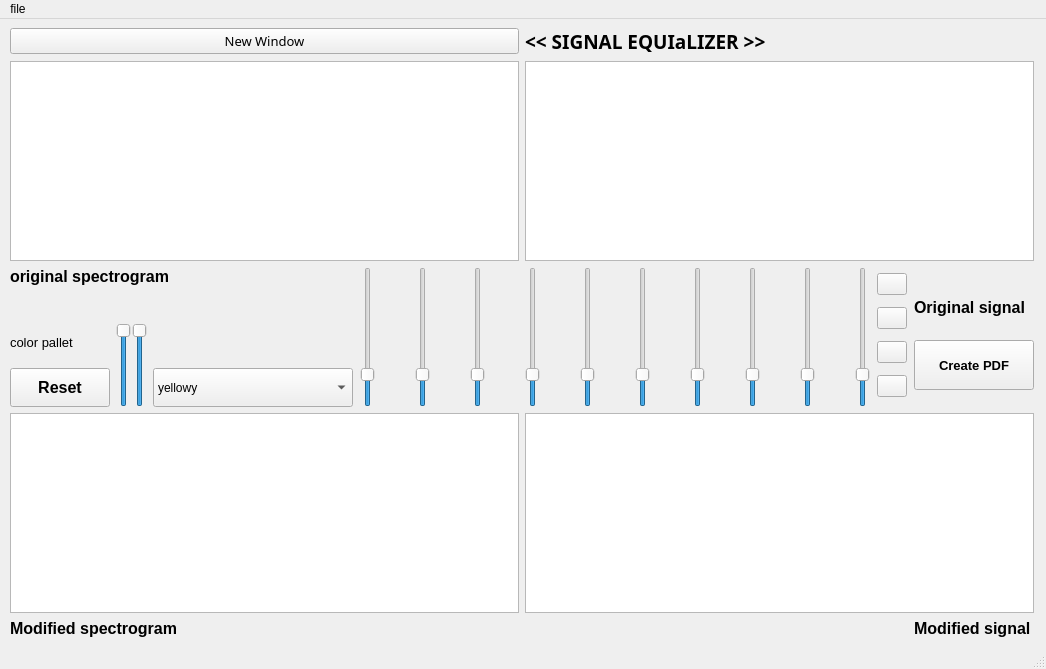
<?xml version="1.0" encoding="UTF-8"?>
<ui version="4.0">
 <class>MainWindow</class>
 <widget class="QMainWindow" name="MainWindow">
  <property name="geometry">
   <rect>
    <x>0</x>
    <y>0</y>
    <width>1046</width>
    <height>669</height>
   </rect>
  </property>
  <property name="windowTitle">
   <string>MainWindow</string>
  </property>
  <widget class="QWidget" name="centralwidget">
   <layout class="QGridLayout" name="gridLayout_2">
    <item row="7" column="0">
     <layout class="QHBoxLayout" name="horizontalLayout_5">
      <item>
       <widget class="QLabel" name="label_15">
        <property name="font">
         <font>
          <pointsize>12</pointsize>
          <weight>75</weight>
          <bold>true</bold>
         </font>
        </property>
        <property name="text">
         <string>Modified spectrogram</string>
        </property>
       </widget>
      </item>
     </layout>
    </item>
    <item row="4" column="3">
     <widget class="QLabel" name="o_sig">
      <property name="font">
       <font>
        <pointsize>12</pointsize>
        <weight>75</weight>
        <bold>true</bold>
       </font>
      </property>
      <property name="text">
       <string>Original signal </string>
      </property>
     </widget>
    </item>
    <item row="7" column="3">
     <widget class="QLabel" name="m_sig">
      <property name="font">
       <font>
        <pointsize>12</pointsize>
        <weight>75</weight>
        <bold>true</bold>
       </font>
      </property>
      <property name="text">
       <string>Modified signal</string>
      </property>
     </widget>
    </item>
    <item row="5" column="0">
     <layout class="QGridLayout" name="gridLayout">
      <item row="1" column="1">
       <widget class="QPushButton" name="spectro_reset">
        <property name="maximumSize">
         <size>
          <width>100</width>
          <height>50</height>
         </size>
        </property>
        <property name="font">
         <font>
          <pointsize>12</pointsize>
          <weight>75</weight>
          <bold>true</bold>
         </font>
        </property>
        <property name="text">
         <string>Reset</string>
        </property>
        <property name="shortcut">
         <string>Ctrl+R</string>
        </property>
       </widget>
      </item>
      <item row="0" column="2" rowspan="2">
       <layout class="QHBoxLayout" name="horizontalLayout_6">
        <property name="spacing">
         <number>1</number>
        </property>
        <item>
         <widget class="QSlider" name="low_freq_slider">
          <property name="maximum">
           <number>1</number>
          </property>
          <property name="singleStep">
           <number>1</number>
          </property>
          <property name="value">
           <number>1</number>
          </property>
          <property name="orientation">
           <enum>Qt::Vertical</enum>
          </property>
         </widget>
        </item>
        <item>
         <widget class="QSlider" name="high_freq_slider">
          <property name="maximum">
           <number>1</number>
          </property>
          <property name="singleStep">
           <number>1</number>
          </property>
          <property name="value">
           <number>1</number>
          </property>
          <property name="orientation">
           <enum>Qt::Vertical</enum>
          </property>
         </widget>
        </item>
       </layout>
      </item>
      <item row="1" column="4">
       <widget class="QComboBox" name="color_pallets">
        <property name="maximumSize">
         <size>
          <width>200</width>
          <height>50</height>
         </size>
        </property>
        <item>
         <property name="text">
          <string>yellowy</string>
         </property>
        </item>
        <item>
         <property name="text">
          <string>greyclip</string>
         </property>
        </item>
        <item>
         <property name="text">
          <string>spectrum</string>
         </property>
        </item>
        <item>
         <property name="text">
          <string>grey</string>
         </property>
        </item>
        <item>
         <property name="text">
          <string>magma</string>
         </property>
        </item>
       </widget>
      </item>
      <item row="0" column="1">
       <widget class="QLabel" name="label_2">
        <property name="font">
         <font>
          <pointsize>10</pointsize>
         </font>
        </property>
        <property name="text">
         <string>color pallet</string>
        </property>
       </widget>
      </item>
     </layout>
    </item>
    <item row="0" column="0" colspan="4">
     <layout class="QHBoxLayout" name="horizontalLayout_2">
      <item>
       <widget class="QPushButton" name="new_window">
        <property name="font">
         <font>
          <family>Lucida Handwriting</family>
          <pointsize>10</pointsize>
         </font>
        </property>
        <property name="text">
         <string>New Window</string>
        </property>
        <property name="shortcut">
         <string>Ctrl+N</string>
        </property>
       </widget>
      </item>
      <item>
       <widget class="QLabel" name="signal_equilizer">
        <property name="font">
         <font>
          <family>Ravie</family>
          <pointsize>14</pointsize>
          <weight>75</weight>
          <italic>false</italic>
          <bold>true</bold>
          <underline>false</underline>
          <strikeout>false</strikeout>
         </font>
        </property>
        <property name="mouseTracking">
         <bool>false</bool>
        </property>
        <property name="frameShadow">
         <enum>QFrame::Plain</enum>
        </property>
        <property name="text">
         <string>&lt;&lt;  SIGNAL  EQUIaLIZER  &gt;&gt;</string>
        </property>
       </widget>
      </item>
     </layout>
    </item>
    <item row="6" column="0" colspan="4">
     <layout class="QHBoxLayout" name="horizontalLayout_4">
      <item>
       <widget class="PlotWidget" name="m_spect"/>
      </item>
      <item>
       <widget class="PlotWidget" name="m_signal"/>
      </item>
     </layout>
    </item>
    <item row="1" column="0" colspan="4">
     <layout class="QHBoxLayout" name="horizontalLayout_3">
      <item>
       <widget class="PlotWidget" name="o_spect"/>
      </item>
      <item>
       <widget class="PlotWidget" name="o_signal"/>
      </item>
     </layout>
    </item>
    <item row="2" column="1" rowspan="4">
     <layout class="QHBoxLayout" name="horizontalLayout">
      <property name="spacing">
       <number>40</number>
      </property>
      <item>
       <widget class="QSlider" name="verticalSlider">
        <property name="maximum">
         <number>5</number>
        </property>
        <property name="sliderPosition">
         <number>1</number>
        </property>
        <property name="orientation">
         <enum>Qt::Vertical</enum>
        </property>
       </widget>
      </item>
      <item>
       <widget class="QSlider" name="verticalSlider_2">
        <property name="maximum">
         <number>5</number>
        </property>
        <property name="sliderPosition">
         <number>1</number>
        </property>
        <property name="orientation">
         <enum>Qt::Vertical</enum>
        </property>
       </widget>
      </item>
      <item>
       <widget class="QSlider" name="verticalSlider_3">
        <property name="maximum">
         <number>5</number>
        </property>
        <property name="sliderPosition">
         <number>1</number>
        </property>
        <property name="orientation">
         <enum>Qt::Vertical</enum>
        </property>
       </widget>
      </item>
      <item>
       <widget class="QSlider" name="verticalSlider_4">
        <property name="maximum">
         <number>5</number>
        </property>
        <property name="sliderPosition">
         <number>1</number>
        </property>
        <property name="orientation">
         <enum>Qt::Vertical</enum>
        </property>
       </widget>
      </item>
      <item>
       <widget class="QSlider" name="verticalSlider_5">
        <property name="maximum">
         <number>5</number>
        </property>
        <property name="sliderPosition">
         <number>1</number>
        </property>
        <property name="orientation">
         <enum>Qt::Vertical</enum>
        </property>
       </widget>
      </item>
      <item>
       <widget class="QSlider" name="verticalSlider_6">
        <property name="maximum">
         <number>5</number>
        </property>
        <property name="sliderPosition">
         <number>1</number>
        </property>
        <property name="orientation">
         <enum>Qt::Vertical</enum>
        </property>
       </widget>
      </item>
      <item>
       <widget class="QSlider" name="verticalSlider_7">
        <property name="maximum">
         <number>5</number>
        </property>
        <property name="sliderPosition">
         <number>1</number>
        </property>
        <property name="orientation">
         <enum>Qt::Vertical</enum>
        </property>
       </widget>
      </item>
      <item>
       <widget class="QSlider" name="verticalSlider_8">
        <property name="maximum">
         <number>5</number>
        </property>
        <property name="sliderPosition">
         <number>1</number>
        </property>
        <property name="orientation">
         <enum>Qt::Vertical</enum>
        </property>
       </widget>
      </item>
      <item>
       <widget class="QSlider" name="verticalSlider_9">
        <property name="maximum">
         <number>5</number>
        </property>
        <property name="sliderPosition">
         <number>1</number>
        </property>
        <property name="orientation">
         <enum>Qt::Vertical</enum>
        </property>
       </widget>
      </item>
      <item>
       <widget class="QSlider" name="verticalSlider_10">
        <property name="maximum">
         <number>5</number>
        </property>
        <property name="sliderPosition">
         <number>1</number>
        </property>
        <property name="orientation">
         <enum>Qt::Vertical</enum>
        </property>
       </widget>
      </item>
     </layout>
    </item>
    <item row="5" column="3">
     <widget class="QPushButton" name="pdf">
      <property name="maximumSize">
       <size>
        <width>120</width>
        <height>50</height>
       </size>
      </property>
      <property name="font">
       <font>
        <pointsize>10</pointsize>
        <weight>75</weight>
        <bold>true</bold>
       </font>
      </property>
      <property name="text">
       <string>Create PDF</string>
      </property>
      <property name="shortcut">
       <string>Ctrl+F</string>
      </property>
     </widget>
    </item>
    <item row="2" column="0">
     <widget class="QLabel" name="label_14">
      <property name="font">
       <font>
        <pointsize>12</pointsize>
        <weight>75</weight>
        <bold>true</bold>
       </font>
      </property>
      <property name="text">
       <string>original spectrogram</string>
      </property>
     </widget>
    </item>
    <item row="2" column="2" rowspan="4">
     <layout class="QVBoxLayout" name="verticalLayout">
      <item>
       <widget class="QPushButton" name="o_play">
        <property name="maximumSize">
         <size>
          <width>30</width>
          <height>16777215</height>
         </size>
        </property>
        <property name="text">
         <string/>
        </property>
        <property name="icon">
         <iconset>
          <normaloff>t.png</normaloff>t.png</iconset>
        </property>
        <property name="shortcut">
         <string>Ctrl+O</string>
        </property>
       </widget>
      </item>
      <item>
       <widget class="QPushButton" name="zoomin">
        <property name="maximumSize">
         <size>
          <width>30</width>
          <height>16777215</height>
         </size>
        </property>
        <property name="text">
         <string/>
        </property>
        <property name="icon">
         <iconset>
          <normaloff>zoomin.png</normaloff>zoomin.png</iconset>
        </property>
        <property name="shortcut">
         <string>Ctrl+X</string>
        </property>
       </widget>
      </item>
      <item>
       <widget class="QPushButton" name="zoomout">
        <property name="maximumSize">
         <size>
          <width>30</width>
          <height>16777215</height>
         </size>
        </property>
        <property name="text">
         <string/>
        </property>
        <property name="icon">
         <iconset>
          <normaloff>zoomout.png</normaloff>zoomout.png</iconset>
        </property>
        <property name="shortcut">
         <string>Ctrl+Z</string>
        </property>
       </widget>
      </item>
      <item>
       <widget class="QPushButton" name="m_play">
        <property name="maximumSize">
         <size>
          <width>30</width>
          <height>16777215</height>
         </size>
        </property>
        <property name="text">
         <string/>
        </property>
        <property name="icon">
         <iconset>
          <normaloff>t.png</normaloff>t.png</iconset>
        </property>
        <property name="shortcut">
         <string>Ctrl+M</string>
        </property>
       </widget>
      </item>
     </layout>
    </item>
   </layout>
  </widget>
  <widget class="QMenuBar" name="menubar">
   <property name="geometry">
    <rect>
     <x>0</x>
     <y>0</y>
     <width>1046</width>
     <height>21</height>
    </rect>
   </property>
   <widget class="QMenu" name="menuopen">
    <property name="title">
     <string>file</string>
    </property>
    <addaction name="actionopen_signal"/>
   </widget>
   <addaction name="menuopen"/>
  </widget>
  <widget class="QStatusBar" name="statusbar"/>
  <action name="actionopen_signal">
   <property name="text">
    <string>open signal</string>
   </property>
   <property name="shortcut">
    <string>Ctrl+S</string>
   </property>
  </action>
  <action name="actionNew_window">
   <property name="text">
    <string>New window </string>
   </property>
  </action>
 </widget>
 <customwidgets>
  <customwidget>
   <class>PlotWidget</class>
   <extends>QGraphicsView</extends>
   <header location="global">pyqtgraph</header>
  </customwidget>
 </customwidgets>
 <resources/>
 <connections/>
</ui>
